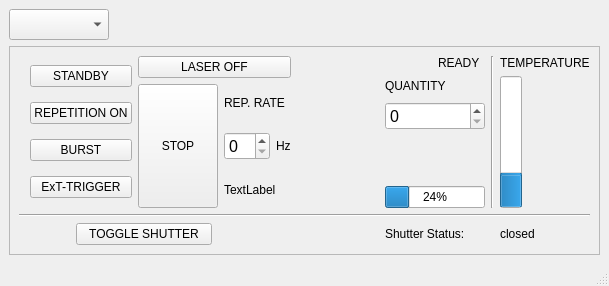
<?xml version="1.0" encoding="UTF-8"?>
<ui version="4.0">
 <class>MainWindow</class>
 <widget class="QMainWindow" name="MainWindow">
  <property name="geometry">
   <rect>
    <x>0</x>
    <y>0</y>
    <width>609</width>
    <height>286</height>
   </rect>
  </property>
  <property name="windowTitle">
   <string>Laser Control</string>
  </property>
  <widget class="QWidget" name="centralwidget">
   <layout class="QGridLayout" name="gridLayout_4">
    <item row="0" column="0">
     <widget class="QComboBox" name="comboBox">
      <property name="font">
       <font>
        <pointsize>14</pointsize>
       </font>
      </property>
     </widget>
    </item>
    <item row="0" column="1">
     <spacer name="horizontalSpacer_3">
      <property name="orientation">
       <enum>Qt::Horizontal</enum>
      </property>
      <property name="sizeHint" stdset="0">
       <size>
        <width>492</width>
        <height>20</height>
       </size>
      </property>
     </spacer>
    </item>
    <item row="1" column="0" colspan="2">
     <widget class="QFrame" name="frame">
      <property name="frameShape">
       <enum>QFrame::StyledPanel</enum>
      </property>
      <property name="frameShadow">
       <enum>QFrame::Raised</enum>
      </property>
      <layout class="QGridLayout" name="gridLayout_3">
       <item row="0" column="0" rowspan="5" colspan="2">
        <layout class="QGridLayout" name="gridLayout">
         <item row="0" column="0">
          <widget class="LedIndicator" name="laser_on_led" native="true"/>
         </item>
         <item row="0" column="1">
          <widget class="QPushButton" name="standby_button">
           <property name="text">
            <string>STANDBY</string>
           </property>
          </widget>
         </item>
         <item row="1" column="0">
          <widget class="LedIndicator" name="repetition_on_led" native="true"/>
         </item>
         <item row="1" column="1">
          <widget class="QPushButton" name="repetition_on_button">
           <property name="text">
            <string>REPETITION ON</string>
           </property>
          </widget>
         </item>
         <item row="2" column="0">
          <widget class="LedIndicator" name="burst_on_led" native="true"/>
         </item>
         <item row="2" column="1">
          <widget class="QPushButton" name="burst_on_button">
           <property name="text">
            <string>BURST</string>
           </property>
          </widget>
         </item>
         <item row="3" column="0">
          <widget class="LedIndicator" name="external_trigger_on_led" native="true"/>
         </item>
         <item row="3" column="1">
          <widget class="QPushButton" name="external_trigger_on_button">
           <property name="text">
            <string>ExT-TRIGGER</string>
           </property>
          </widget>
         </item>
        </layout>
       </item>
       <item row="5" column="0" colspan="8">
        <widget class="Line" name="line_2">
         <property name="orientation">
          <enum>Qt::Horizontal</enum>
         </property>
        </widget>
       </item>
       <item row="0" column="5">
        <layout class="QHBoxLayout" name="horizontalLayout_2">
         <item>
          <widget class="LedIndicator" name="laser_ready_led" native="true"/>
         </item>
         <item>
          <widget class="QLabel" name="label_6">
           <property name="text">
            <string>READY</string>
           </property>
          </widget>
         </item>
        </layout>
       </item>
       <item row="6" column="1" colspan="2">
        <widget class="QPushButton" name="toggle_shutter_button">
         <property name="text">
          <string>TOGGLE SHUTTER</string>
         </property>
        </widget>
       </item>
       <item row="0" column="2" rowspan="5" colspan="2">
        <layout class="QGridLayout" name="gridLayout_2">
         <item row="0" column="0" colspan="2">
          <widget class="QPushButton" name="laser_off_button">
           <property name="text">
            <string>LASER OFF</string>
           </property>
          </widget>
         </item>
         <item row="1" column="0">
          <widget class="QPushButton" name="stop_button">
           <property name="sizePolicy">
            <sizepolicy hsizetype="Minimum" vsizetype="MinimumExpanding">
             <horstretch>0</horstretch>
             <verstretch>0</verstretch>
            </sizepolicy>
           </property>
           <property name="text">
            <string>STOP</string>
           </property>
          </widget>
         </item>
         <item row="1" column="1">
          <layout class="QVBoxLayout" name="verticalLayout">
           <item>
            <widget class="QLabel" name="label_2">
             <property name="text">
              <string>REP. RATE</string>
             </property>
            </widget>
           </item>
           <item>
            <layout class="QHBoxLayout" name="horizontalLayout">
             <item>
              <widget class="QSpinBox" name="repetition_rate_spinBox">
               <property name="font">
                <font>
                 <pointsize>12</pointsize>
                </font>
               </property>
              </widget>
             </item>
             <item>
              <widget class="QLabel" name="label_5">
               <property name="text">
                <string>Hz</string>
               </property>
              </widget>
             </item>
            </layout>
           </item>
           <item>
            <widget class="QLabel" name="label_4">
             <property name="text">
              <string>TextLabel</string>
             </property>
            </widget>
           </item>
          </layout>
         </item>
        </layout>
       </item>
       <item row="6" column="0">
        <widget class="LedIndicator" name="shutter_status_led" native="true"/>
       </item>
       <item row="6" column="3" colspan="2">
        <spacer name="horizontalSpacer">
         <property name="orientation">
          <enum>Qt::Horizontal</enum>
         </property>
         <property name="sizeHint" stdset="0">
          <size>
           <width>187</width>
           <height>20</height>
          </size>
         </property>
        </spacer>
       </item>
       <item row="0" column="6" rowspan="5">
        <widget class="Line" name="line">
         <property name="orientation">
          <enum>Qt::Vertical</enum>
         </property>
        </widget>
       </item>
       <item row="2" column="5">
        <widget class="QSpinBox" name="repetition_quantity_spinBox">
         <property name="sizePolicy">
          <sizepolicy hsizetype="Fixed" vsizetype="Fixed">
           <horstretch>0</horstretch>
           <verstretch>0</verstretch>
          </sizepolicy>
         </property>
         <property name="minimumSize">
          <size>
           <width>100</width>
           <height>0</height>
          </size>
         </property>
         <property name="font">
          <font>
           <pointsize>12</pointsize>
          </font>
         </property>
        </widget>
       </item>
       <item row="1" column="5">
        <widget class="QLabel" name="label_3">
         <property name="text">
          <string>QUANTITY</string>
         </property>
        </widget>
       </item>
       <item row="6" column="7">
        <widget class="QLabel" name="label_8">
         <property name="text">
          <string>closed</string>
         </property>
        </widget>
       </item>
       <item row="1" column="4">
        <spacer name="horizontalSpacer_2">
         <property name="orientation">
          <enum>Qt::Horizontal</enum>
         </property>
         <property name="sizeHint" stdset="0">
          <size>
           <width>40</width>
           <height>20</height>
          </size>
         </property>
        </spacer>
       </item>
       <item row="6" column="5">
        <widget class="QLabel" name="label_7">
         <property name="text">
          <string>Shutter Status:</string>
         </property>
        </widget>
       </item>
       <item row="0" column="7">
        <widget class="QLabel" name="label">
         <property name="text">
          <string>TEMPERATURE</string>
         </property>
        </widget>
       </item>
       <item row="1" column="7" rowspan="4">
        <widget class="QProgressBar" name="temperature_bar">
         <property name="value">
          <number>24</number>
         </property>
         <property name="orientation">
          <enum>Qt::Vertical</enum>
         </property>
        </widget>
       </item>
       <item row="4" column="5">
        <widget class="QProgressBar" name="repetition_bar">
         <property name="value">
          <number>24</number>
         </property>
        </widget>
       </item>
       <item row="3" column="5">
        <spacer name="verticalSpacer">
         <property name="orientation">
          <enum>Qt::Vertical</enum>
         </property>
         <property name="sizeHint" stdset="0">
          <size>
           <width>20</width>
           <height>40</height>
          </size>
         </property>
        </spacer>
       </item>
      </layout>
     </widget>
    </item>
   </layout>
  </widget>
  <widget class="QMenuBar" name="menubar">
   <property name="geometry">
    <rect>
     <x>0</x>
     <y>0</y>
     <width>609</width>
     <height>21</height>
    </rect>
   </property>
  </widget>
  <widget class="QStatusBar" name="statusbar"/>
 </widget>
 <customwidgets>
  <customwidget>
   <class>LedIndicator</class>
   <extends>QWidget</extends>
   <header>LedIndicatorWidget</header>
   <container>1</container>
  </customwidget>
 </customwidgets>
 <resources/>
 <connections/>
</ui>
